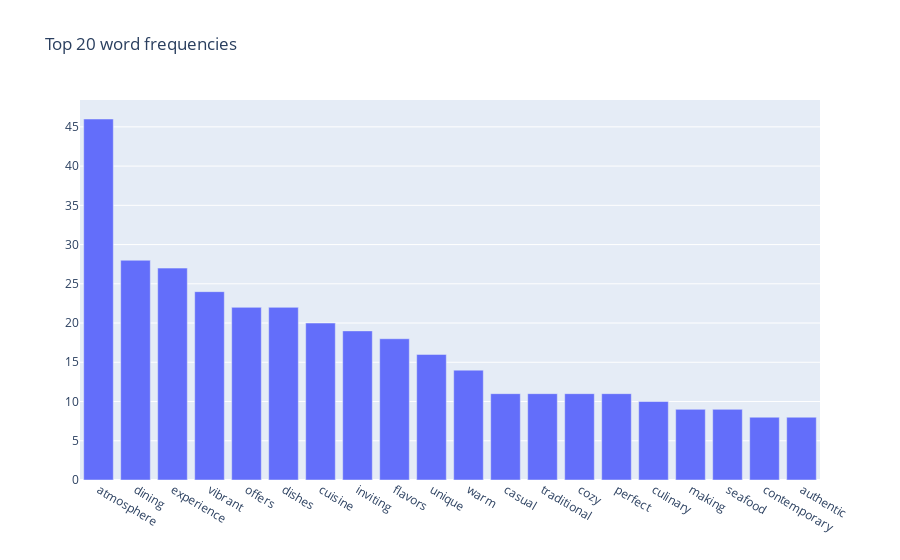

Notebook code for this chart:
### Markdown cell above
Next we'll do some word processing to separate out the words from the description column. We only care about the words and not any symbols or punctuation. We will also remove no descriptive or boring words to show the most used words in the description box.

### Code cell
# split words
texts = df['Description'].str.split().explode()
# remove symbols
texts = texts.str.replace(r'[^a-zA-Z0-9\s]', '', regex=True)
# make all words lowercase so we get unique words
texts = texts.str.lower()
# remove spaces
texts = texts.str.replace(' ', '', regex=True)

# remove non descriptive and uninteresting words that are in the top 20
stopwords = ['is', 'a', 'and', 'the', 'in', 'of', 'for', 'that', 'by', 'an', 'its', 'with', 'to', 'on', 'it', 'restaurant']
cleanedText = []

for text in texts:
    if text in stopwords:
        continue
    cleanedText.append(text)

df_cleaned_text = pd.DataFrame(cleanedText, columns=['values'])
word_freq = df_cleaned_text['values'].value_counts()
data = [go.Bar(x=word_freq.index[:20], y=word_freq.values[:20])]
layout = go.Layout(title='Top 20 word frequencies')
fig = go.Figure(data=data, layout=layout)
iplot(fig)

### Figure 1 — Plotly figure (JSON) as saved in the notebook; plotly's stock layout.template omitted (floating-point values rounded to 4 significant figures)
{"data": [{"type": "bar", "x": ["atmosphere", "dining", "experience", "vibrant", "offers", "dishes", "cuisine", "inviting", "flavors", "unique", "warm", "casual", "traditional", "cozy", "perfect", "culinary", "making", "seafood", "contemporary", "authentic"], "y": [46, 28, 27, 24, 22, 22, 20, 19, 18, 16, 14, 11, 11, 11, 11, 10, 9, 9, 8, 8]}], "layout": {"title": {"text": "Top 20 word frequencies"}}}
